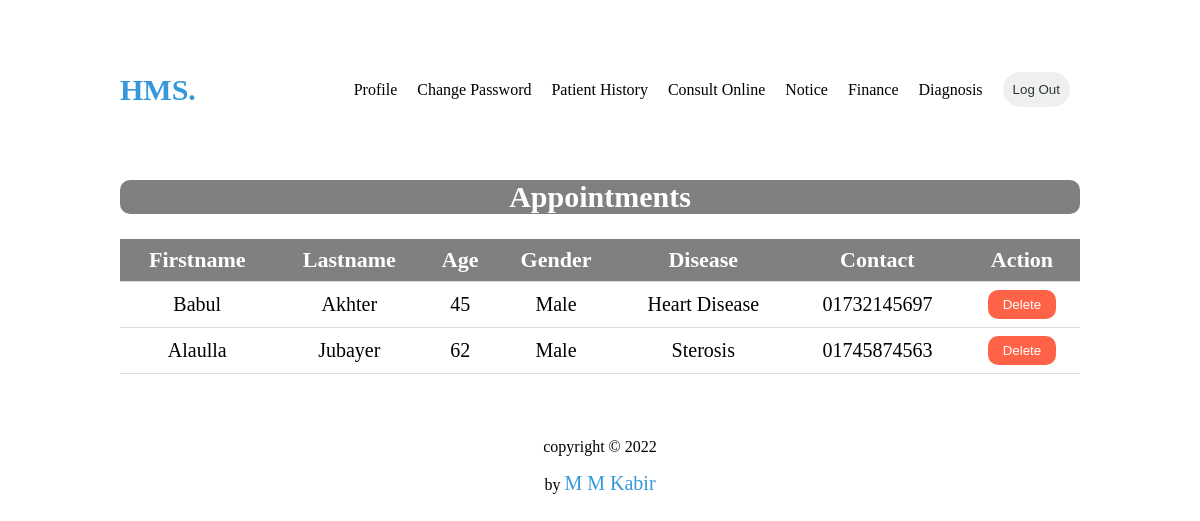
/view/dashboard.php (signed in), run on the app's committed database.
### tables this page shows
CREATE TABLE `appointments` (
  `id` int(100) NOT NULL,
  `pID` varchar(100) NOT NULL,
  `pFirstName` varchar(100) NOT NULL,
  `pLastName` varchar(100) NOT NULL,
  `pAge` varchar(100) NOT NULL,
  `pGender` varchar(100) NOT NULL,
  `disease` varchar(100) NOT NULL,
  `last_diagnosed` varchar(1000) NOT NULL,
  `history` varchar(1000) NOT NULL,
  `phone` varchar(100) NOT NULL
);

### control/appointmentsAction.php (the view, shortened to what this page needs)
<?php
require "../model/dbConnect.php";
    $sqlDisplay = "SELECT `id`, `pFirstName`, `pLastName`, `pAge`, `pGender`, `disease`, `phone` FROM `appointments`;";
    $stmt = mysqli_stmt_init($conn);
    if(!mysqli_stmt_prepare($stmt, $sqlDisplay))
    {
        header("location: ../view/viewProfile.php?error=stmt2failed");
        exit();
    }
    mysqli_stmt_execute($stmt);
    $resultData = mysqli_stmt_get_result($stmt);
    echo "
            <table>
            <tr style='border-bottom: 1px solid #ddd; font-size:22px;background-color:gray;color:white;border-bottom: 1px solid #DDD;'>
                <th style='display:none;'>Id</th>
                <th>Firstname</th>
                <th>Lastname</th>
                <th>Age</th>
                <th>Gender</th>
                <th>Disease</th>
                <th>Contact</th>
                <th>Action</th>
            </tr>";
    while($row = mysqli_fetch_assoc($resultData)){
        $id = $row['id'];
        echo "
        <tr>
            <td style='text-align:center;padding:5px;font-size:20px;display:none;'>".$row["id"]."</td>
            <td>".$row["pFirstName"]."</td>
            <td>".$row["pLastName"]."</td>
            <td>".$row["pAge"]."</td>
            <td>".$row["pGender"]."</td>
            <td>".$row["disease"]."</td>
            <td>".$row["phone"]."</td>
            <td><button style='padding-left:15px;padding-right:15px;padding-top:7px;padding-bottom:7px;border:none;border-radius:10px;background-color:tomato;'><a style='text-decoration:none;color:white;' href='../control/deleteAppointment.php?id=".$id."'>Delete</a></button></td>
        </tr>
        ";
    }
    echo "</table>";
?>

### view/dashboard.php (style rules this page uses)
table { border-collapse: collapse; width: 100%; color:black; }
th, td { padding: 8px; text-align: center; border-bottom: 1px solid #ddd; }
td { font-size:20px; }

### data on the page
appointments: pFirstName "Babul", pLastName "Akhter", pAge "45", pGender "Male", disease "Heart Disease", phone "01732145697"
appointments: pFirstName "Alaulla", pLastName "Jubayer", pAge "62", pGender "Male", disease "Sterosis", phone "01745874563"
